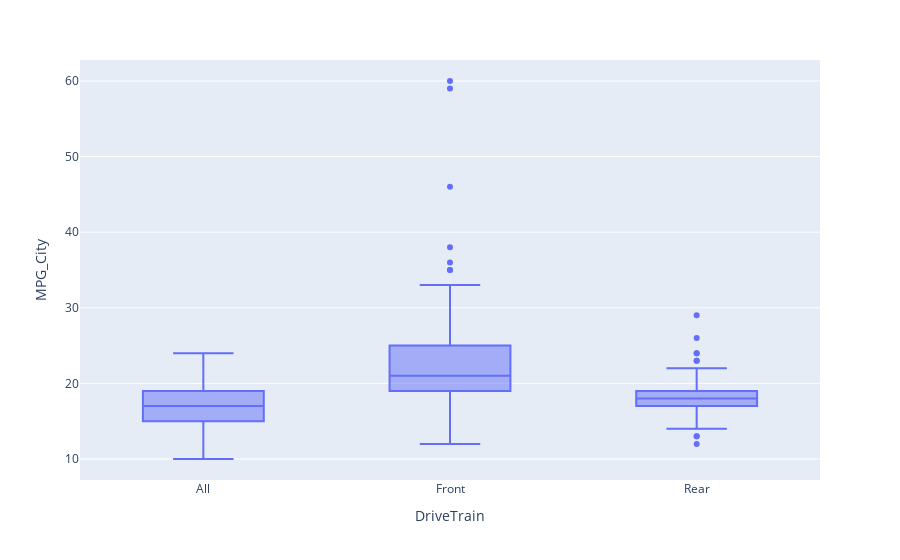

Notebook source saved alongside this figure:
### Code cell
fig = px.box(df, x="DriveTrain", y="MPG_City")
fig.show()

### Figure 1 — Plotly figure (JSON) as saved in the notebook; plotly's stock layout.template omitted (floating-point values rounded to 4 significant figures; data arrays with more than 128 entries replaced by an {"elided": "..."} marker saying what was removed)
{"data": [{"alignmentgroup": "True", "hovertemplate": "DriveTrain=%{x}<br>MPG_City=%{y}<extra></extra>", "legendgroup": "", "marker": {"color": "#636efa"}, "name": "", "notched": false, "offsetgroup": "", "orientation": "v", "showlegend": false, "type": "box", "x": {"elided": "428 str values"}, "x0": " ", "xaxis": "x", "y": {"elided": "428 int values"}, "y0": " ", "yaxis": "y"}], "layout": {"boxmode": "group", "legend": {"tracegroupgap": 0}, "margin": {"t": 60}, "xaxis": {"anchor": "y", "domain": [0, 1], "title": {"text": "DriveTrain"}}, "yaxis": {"anchor": "x", "domain": [0, 1], "title": {"text": "MPG_City"}}}}
